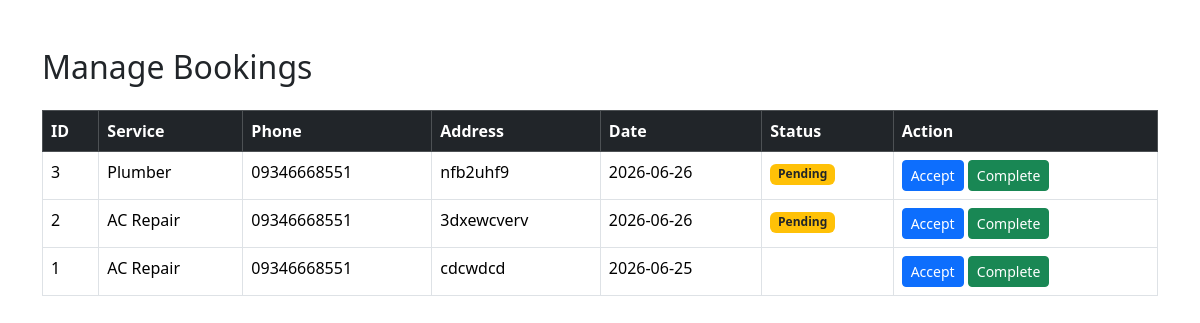
The page /admin-bookings (signed in) on the database its author committed.
### tables this page shows
CREATE TABLE bookings(
    id INTEGER PRIMARY KEY AUTOINCREMENT,

    user_id INTEGER,

    worker_id INTEGER,

    service_name TEXT,

    category TEXT,

    phone TEXT,

    address TEXT,

    booking_date TEXT,

    status TEXT DEFAULT 'Pending',

    FOREIGN KEY(user_id) REFERENCES users(id),

    FOREIGN KEY(worker_id) REFERENCES users(id)
);

### app.py (the view)
@app.route("/admin-bookings")
def admin_bookings():
    if "user_id" not in session:
        return redirect(url_for("login"))
    if session["role"] != "admin":
        return redirect(url_for("dashboard"))
    conn = get_db_connection()
    bookings = conn.execute("""
        SELECT *
        FROM bookings
        ORDER BY id DESC
    """).fetchall()
    total_bookings = conn.execute("""
        SELECT COUNT(*)
        FROM bookings
    """).fetchone()[0]
    pending_bookings = conn.execute("""
        SELECT COUNT(*)
        FROM bookings
        WHERE status='Pending'
    """).fetchone()[0]
    accepted_bookings = conn.execute("""
        SELECT COUNT(*)
        FROM bookings
        WHERE status='Accepted'
    """).fetchone()[0]
    completed_bookings = conn.execute("""
        SELECT COUNT(*)
        FROM bookings
        WHERE status='Completed'
    """).fetchone()[0]
    conn.close()
    return render_template(
        "admin/bookings.html",
        bookings=bookings,
        total_bookings=total_bookings,
        pending_bookings=pending_bookings,
        accepted_bookings=accepted_bookings,
        completed_bookings=completed_bookings
    )

### app.py (called while the page is built)
def get_db_connection():
    conn = sqlite3.connect(DATABASE)
    conn.row_factory = sqlite3.Row
    return conn

### templates/admin/bookings.html (shortened to what this page needs)
<!DOCTYPE html>
<html>
<head>
    <link href="https://cdn.jsdelivr.net/npm/bootstrap@5.3.3/dist/css/bootstrap.min.css"
          rel="stylesheet">
</head>
<body>
<div class="container mt-5">
    <h2 class="mb-4">
        Manage Bookings
    </h2>
    <table class="table table-bordered table-hover">
        <thead class="table-dark">
            <tr>
                <th>ID</th>
                <th>Service</th>
                <th>Phone</th>
                <th>Address</th>
                <th>Date</th>
                <th>Status</th>
                <th>Action</th>
            </tr>
        </thead>
        <tbody>
            {% for booking in bookings %}
            <tr>
                <td>{{ booking.id }}</td>
                <td>{{ booking.service_name }}</td>
                <td>{{ booking.phone }}</td>
                <td>{{ booking.address }}</td>
                <td>{{ booking.booking_date }}</td>
                <td>
                    {% if booking.status == 'Pending' %}
                        <span class="badge bg-warning text-dark">
                            Pending
                        </span>
                    {% elif booking.status == 'Accepted' %}
                        <span class="badge bg-primary">
                            Accepted
                        </span>
                    {% elif booking.status == 'Completed' %}
                        <span class="badge bg-success">
                            Completed
                        </span>
                    {% endif %}
                </td>
                <td>
                    <a href="/accept-booking/{{ booking.id }}"
                       class="btn btn-primary btn-sm">
                        Accept
                    </a>
                    <a href="/complete-booking/{{ booking.id }}"
                       class="btn btn-success btn-sm">
                        Complete
                    </a>
                </td>
            </tr>
            {% endfor %}
        </tbody>
    </table>
</div>
</body>
</html>

### rows shown on the page
bookings: id "3", service_name "Plumber", phone "09346668551", address "nfb2uhf9", booking_date "2026-06-26", status "Pending"
bookings: id "2", service_name "AC Repair", phone "09346668551", address "3dxewcverv", booking_date "2026-06-26", status "Pending"
bookings: id "1", service_name "AC Repair", phone "09346668551", address "cdcwdcd", booking_date "2026-06-25"
